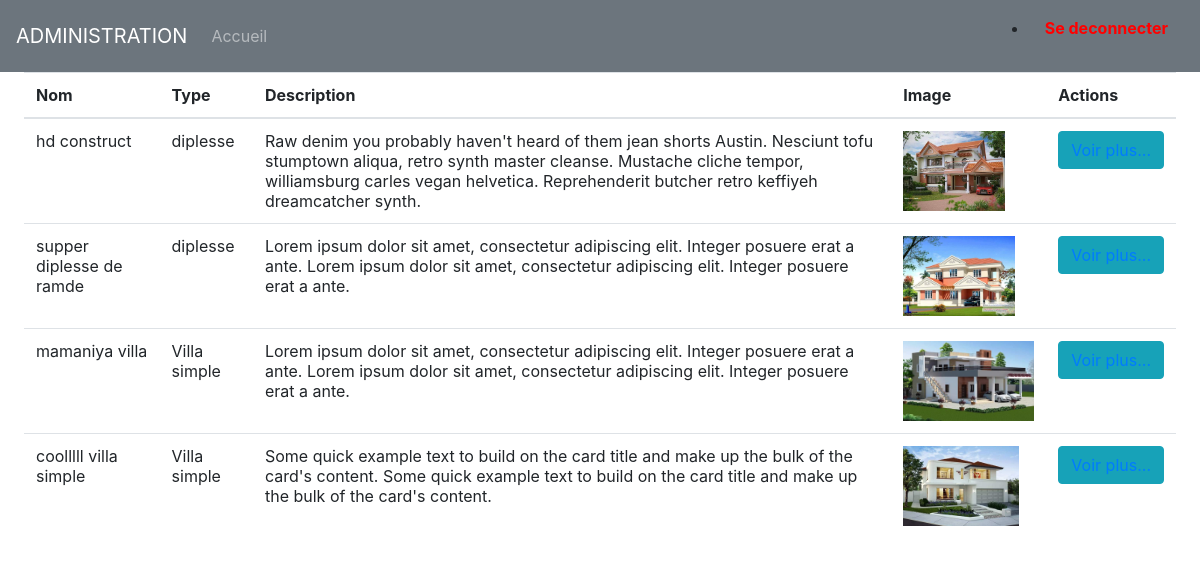
/admin/index.php?page=liste (signed in), run on the app's committed database.
### tables this page shows
CREATE TABLE `maisons` (
  `id` int(20) NOT NULL,
  `titre` varchar(100) NOT NULL,
  `description` text NOT NULL,
  `image` varchar(255) NOT NULL,
  `type` varchar(100) NOT NULL,
  `constructeur` varchar(150) NOT NULL DEFAULT 'admin'
);

### admin/functions/liste.func.php (called while the page is built)
<?php
function getM(){
  global $db;
  $results=array();
  $requete = $db->query("SELECT * FROM maisons");
  while ($rows=$requete->fetchObject()) {
    $results[]=$rows;
  }
  return $results;
}
?>

### admin/pages/liste.php (the view)
<table class="table table-hover">
  <thead>
    <tr>
      <th scope="col">Nom</th>
      <th scope="col">Type</th>
      <th scope="col">Description</th>
      <th scope="col">Image</th>
      <th scope="col">Actions</th>
    </tr>
  </thead>
  <tbody>
    <?php
    $maisons=getM();
    foreach ($maisons as $maison) {?>
 <tr class="table-default">
      <td><?= $maison->titre ?></td>
      <td><?= $maison->type ?></td>
      <td><?= $maison->description ?></td>
      <td><img style="height:80px" src="../images/<?= $maison->image ?>" alt="<?= $maison->image ?>" srcset="">   </td>
      <td><button class="btn btn-info" type="button"><a href="index.php?page=detail&id=<?= $maison->id ?>">Voir plus...</a></button>
</td>
  </tr>
     <?php
    }
    ?>
  </tbody>
</table>

### data on the page
maisons: titre "hd construct", type "diplesse", description "Raw denim you probably haven't heard of them jean shorts Austin. Nesciunt tofu stumptown aliqua, retro synth master cleanse. Mustache cliche tempor, williamsburg carles vegan helvetica. Reprehenderit butcher retro keffiyeh dreamcatcher synth.", image (picture)
maisons: titre "supper diplesse de ramde", type "diplesse", description "Lorem ipsum dolor sit amet, consectetur adipiscing elit. Integer posuere erat a ante. Lorem ipsum dolor sit amet, consectetur adipiscing elit. Integer posuere erat a ante.", image (picture)
maisons: titre "mamaniya villa", type "Villa simple", description "Lorem ipsum dolor sit amet, consectetur adipiscing elit. Integer posuere erat a ante. Lorem ipsum dolor sit amet, consectetur adipiscing elit. Integer posuere erat a ante.", image (picture)
maisons: titre "coolllll villa simple", type "Villa simple", description "Some quick example text to build on the card title and make up the bulk of the card's content. Some quick example text to build on the card title and make up the bulk of the card's content.", image (picture)
